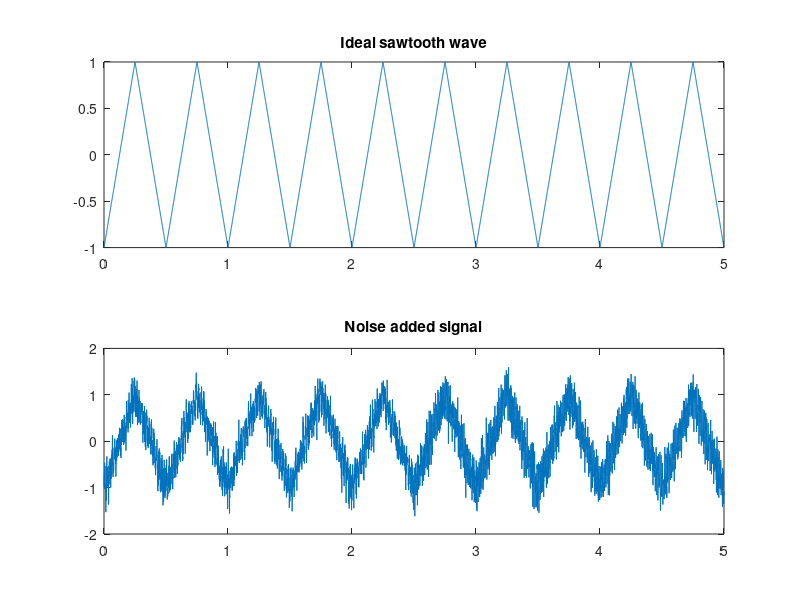

Source code (MATLAB): (Note: this script raises an error after producing the figure.)
%author - Nuwan Bandara 180066F

clc;
clear all;

% initial signal manipulation and data construction
fs = 500;
N = 5000;                                                   % Number of samples
time = linspace(0, 5, N);                                   % Time vector

sawtooth_signal = sawtooth(2*pi*2*time(1 : N), 0.5);        % Sawtooth signal
n50 = 0.2*sin(2*pi*50*time(1 : N/2));                       % Sinusoidal noise with 50 Hz
n100 = 0.3*sin(2* pi*100*time(N/2 + 1 : N));                % Sinusoidal noise with 100 Hz
nwg = sawtooth_signal - awgn(sawtooth_signal, 10, 'measured');    % 10 dB additive Gaussian white noise

noisy_signal = sawtooth_signal + nwg + [n50 n100];             % ECG signal with noise (AWGN+sinusoidal) 

figure('Name', 'ECG signals for input to Adaptive Filtering')
subplot(2,1,1)
plot(time, sawtooth_signal)
title('Ideal sawtooth wave')
subplot(2,1,2)
plot(time, noisy_signal)
title('Noise added signal')
linkaxes()

% r(n) 
% arbitary constants
a = 1.61; 
phi_1 = pi*(1/6); 
phi_2 = pi*(1/2);

n50_r = 0.2*sin(2*pi*50*time(1 : N/2) + phi_1); %sinusoidal noise of 50Hz
n100_r = 0.3*sin(2* pi*100*time(N/2 + 1 : N) + phi_2); %sinusoidal noise of 100Hz

r_n_signal = a*(nwg + [n50_r n100_r]);

%% LMS method
%% 2.1 a

mu_1 = 0.006112;
M = 12;
[err, ~, ~] = LMS_algo(noisy_signal, r_n_signal, mu_1, M);
figure;
subplot(4,1,1)
plot(time,sawtooth_signal)
title('Desired sawtooth signal(n)')
subplot(4,1,2)
plot(time,noisy_signal)
title('Noisy signal')
subplot(4,1,3)
plot(time,err)
title(['Filtered signal using LMS method with M=10 and u=0.006161'])
subplot(4,1,4)
plot(time,abs(err-sawtooth_signal))
title('Absolute Error')

e_LMS = err;    % error in LMS method

M_Range = 15; % order range
mse = NaN(M_Range, 100);

lambda_max = 20*M_Range*((noisy_signal*noisy_signal')/ length(noisy_signal));
mu = linspace(0.001, 2/ lambda_max, 100);

for M = 1:M_Range
    for i = 1:100
        [err, ~, ~] = LMS_algo(noisy_signal, r_n_signal, mu(i), M);
        mse(M,i) = immse(err,sawtooth_signal);
    end
end

M = 1:M_Range;
figure;
surf(mu, M, mse)
title('MSE Variation with LMS-based adaptive filtering') 
colorbar
xlabel('mu'), ylabel('M - Order'),zlabel('MSE');
colormap('jet')

% LMS with minimum MSE
[ms, ls] = min(mse,[],2);
[mse_min, m_min] = min(ms);
lambda_min = ls(m_min)*(2/ lambda_max - 0.001)/100 + 0.001;
disp(['Minimum Error in LMS = ' num2str(mse_min) ' at M = ' num2str(m_min) ' and mu = ' num2str(lambda_min)])

[err, ~, ~] = LMS_algo(noisy_signal, r_n_signal, lambda_min, m_min);
figure;
subplot(4,1,1)
plot(time,sawtooth_signal)
title('Desired sawtooth signal(n)')
subplot(4,1,2)
plot(time,noisy_signal)
title('Noisy signal')
subplot(4,1,3)
plot(time,err)
title(['Filtered signal using LMS method with least MSE'])
subplot(4,1,4)
plot(time,abs(err-sawtooth_signal))
title('Absolute Error')

%%  2.2 RLS Algorithm

% set constants
lamda = 0.996;          % since lamda in (0,1]
M = 15;
[err_2, ~, ~] = RLS_algo(noisy_signal, r_n_signal, lamda, M);

figure;
subplot(4,1,1)
plot(time, sawtooth_signal)
title('Desired sawtooth signal')
subplot(4,1,2)
plot(time, noisy_signal)
title('Noisy signal')
subplot(4,1,3)
plot(time, err_2);
title('Filtered Signal using RLS backed adaptive filter with M=15 and lambda = 0.996');
subplot(4,1,4)
plot(time, abs(err_2 - sawtooth_signal'))

e_RLS = err_2; %error in RLS
 
M_Range = 15;   % order range
mse = NaN(M_Range,100);
lambda = linspace(0.9,1,100);

for M=1:M_Range
    for i = 1:100
        err = RLS_algo(noisy_signal, r_n_signal, lambda(i), M);
        mse(M,i) = immse(err', sawtooth_signal);
    end
end

figure;
surf(lambda,(1:M_Range), mse)
colorbar
title('MSE Variation with respect to adaptive filtering using RLS')
xlabel('lambda'), ylabel('M - Order'), zlabel('MSE');
colormap('jet')

% Find RLS with minimum MSE
[ms,ls] = min(mse,[],2);
[mse_min,m_min] = min(ms);
lambda_min = ls(m_min)*(0.01)/100 + 0.9;
disp(['Minimum Error in RLS = ' num2str(mse_min) ' at M = ' num2str(m_min) ' and lambda = ' num2str(lambda_min)])

[err_2, ~, ~] = RLS_algo(noisy_signal, r_n_signal, lambda_min, m_min);

figure;
subplot(4,1,1)
plot(time, sawtooth_signal)
title('Desired sawtooth signal')
subplot(4,1,2)
plot(time, noisy_signal)
title('Noisy signal')
subplot(4,1,3)
plot(time, err_2);
title('Filtered Signal using RLS backed adaptive filter with least MSE');
subplot(4,1,4)
plot(time, abs(err_2 - sawtooth_signal'))
title('Absolute Error')

%% Comparing LMS algorithm and RLS algorithm

figure
subplot(2,1,1)
plot(time, abs(e_LMS - sawtooth_signal));
title(['Convergence of error using the LMS algorithm \mu = ' num2str(mu_1) ' M = 15' ]);
xlabel('Time(sawtooth signal)');
ylabel('Amplitude (mV)');
grid on
subplot(2,1,2)
plot(time, abs(e_RLS' - sawtooth_signal))
title(['Convergence of error using the RLS algorithm (ANC) \lambda = ' num2str(lamda) ' M = 15']),
xlabel('Time (sawtooth signal)');
ylabel('Amplitude (mV)');
grid on


%% c. Adaptive filtering ECG signal
load('idealECG.mat')
ECG_sig = idealECG - mean(idealECG);

fs = 500;
N = length(ECG_sig); 
time = linspace(0,N/fs,N);                  

signal = ECG_sig;                                 
n50 = 0.2*sin(2*pi*50*time(1 : N/2)); %adding non-stationary noise                    
n100 = 0.3*sin(2* pi*100*time(N/2+1 : N));                
nwg = signal - awgn(signal, 10,'measured');  % Gaussian white noise of 10dB
noisy_signal = signal + nwg + [n50 n100];    % noisy ECG signal


%% Generating r(n)
a = 1.61; 
phi_1 = pi*(1/6); 
phi_2 = pi*(1/2);

n50_r = 0.2*sin(2*pi*50*time(1 : N/2) + phi_1); 
n100_r = 0.3*sin(2*pi*100*time(N/2 + 1 : N) + phi_2); 

r_n_signal = a*(nwg + [n50_r n100_r]);

%% LMS in ECG filtering
mu = 0.006112;
M = 12;
[err, ~, ~] = LMS_algo(noisy_signal, r_n_signal, mu, M);

%% RLS in ECG filtering
lamda = 0.996; % lamda in (0,1]
M = 12;
[err_2, y2, w2] = RLS_algo(noisy_signal, r_n_signal, lamda, M);

figure;
subplot(6,1,1)
plot(time, signal)
title('Desired sawtooth signal(n)')
subplot(6,1,2)
plot(time, noisy_signal)
title('Noisy signal')
subplot(6,1,3)
plot(time, err)
title(['Filtered ECG signal using LMS algorithm with M=12 and u=0.006112'])
subplot(6,1,4)
plot(time, abs(err - signal))
title('Absolute Error | LMS')
subplot(6,1,5)
plot(time,err_2);
title(['Filtered ECG signal using RLS algorithm with M=12 and lambda = 0.996']);
subplot(6,1,6)
plot(time,abs(err_2 - signal'))
title('Absolute Error in RLS')
linkaxes()

%% functions 

function [err_vect, new_sig, weight_mat] = LMS_algo(noisy_sig, signal_R, mu, M)
    % Active noise canceller based on LMS algorithm
    
    % Inputs:
    % noisy_sig  = input signal sample vector of size N
    % Rr  = desired signal sample vector of size N
    % mu = rate of convergence
    % M = order of the FIR filter
    %
    % Outputs:
    % err_vect = output residual error vector of size N
    % new_sig = output coefficients of noise estimation
    % weight_mat = FIR filter parameters

    N_r = length(signal_R);
    N_x = length(noisy_sig);
    
    % Initialization
    Rr = zeros(M,1);                % delay matrix
    weight_vect = zeros(M,1);       % adaptive weights vector
    weight_mat = zeros(N_x,M);      % adaptive weights matrix
    new_sig = zeros(1, N_x);
    err_vect = zeros(1, N_x);       % Error vector

    if (N_r <= M)  
        disp('error: signal length must be higher than the filter order');
        return; 
    end
    if (N_r ~= N_x)  
        disp('error: Input signal and reference signal must in same length');
        return; 
    end

    lambda_max = 20*M*((noisy_sig*noisy_sig')/length(noisy_sig));
    
    if (mu > 2/lambda_max) 
        disp(['mu is too large to converge' num2str(mu) ' /' num2str(lambda_max)]);
        return
    end


    for k = 1:N_x
        Rr(1) = signal_R(k);  % r(n)
        new_sig(k) = weight_vect'*Rr;  % new_sig(n) = weight_mat(n)'.sig_R(n)
        err_vect(k) = noisy_sig(k) - new_sig(k);  % err_vect(n) = noisy_sig(n) - weight_mat(n)'.sig_R(n) = noisy_sig(n) - new_sig(n)
        weight_vect = weight_vect + 2*mu*err_vect(k)*Rr; % weight_vect(n+1) = weight_vect(n) + 2*mu*err_vect(n)*sig_R(n) : from Widrow-Hoff LMS algorithm
        weight_mat(k,:) = weight_vect;  % Store the weights vector in the weights matrix
        Rr(2:M) = Rr(1:M-1); % Delay back the ref signal window by one sample
    end

end

function [err, new_sig, weight_mat] = RLS_algo(noisy_sig, R, lamda, L)

    % Active noise canceller based on RLS algorithm 
    
    % Inputs:
    % noisy_sig  = vector of input signal samples of size N
    % R  = vector of desired signal samples of size N
    % lamda = weight parameter,
    % M = order of the FIR filter
    %
    % Outputs:
    % err = output residual error vector of size N
    % new_sig = output coefficients of noise estimation
    % weight_mat = FIR filter parameters

    N_sig = length(noisy_sig);
    N_r = length(R);

    % Initialization
    I = eye(L);
    alpha = 0.01;
    p = alpha * I;
    xx = zeros(L,1);                % delay matrix
    weight_vect = zeros(L,1);       % adaptive weights vector
    weight_mat = zeros(L,N_sig);    % adaptive weights matrix
    new_sig = zeros(N_sig,1);
    err = zeros(N_sig,1);           % Error vector


    if (N_r <= L)  
        print('error: signal length must be higher than the filter order');
        return; 
    end
    if (N_r ~= N_sig)  
        print('error: Input signal and reference signal must in same length');
        return; 
    end

    for n = 1:N_sig
        xx(1) = R(n); % r(n)
        k = (p * xx) ./ (lamda + xx' * p * xx); % Kalman gain vector
        new_sig(n) = xx'*weight_vect; % new_sig(n) = weight_mat(n)'.R(n)
        err(n) = noisy_sig(n) - new_sig(n); % e(n) = noisy_sig(n) - weight_mat(n)'.R(n) = noisy_sig(n) - new_sig(n)
        weight_vect = weight_vect + k * err(n); % weight_vect(n+1) = weight_vect(n) + k**e(n)
        p = (p - k * xx' * p) ./ lamda;
        weight_mat(:,n) = weight_vect; % Store the weights vector in the weights matrix
        xx(2:L) = xx(1:L-1); % Delay back the ref signal window by one sample
    end

end
